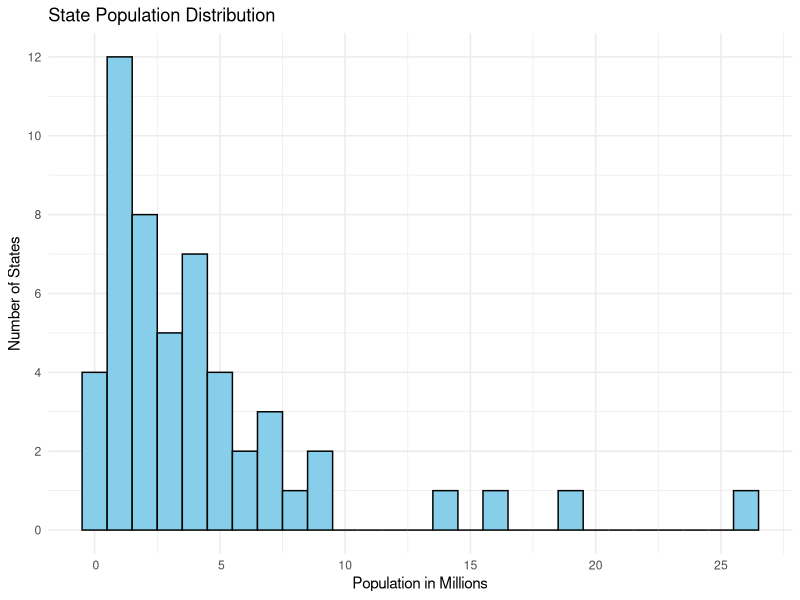

Reproduce this figure in R.
## ---- chunk 1
install.packages("reader")
## ---- chunk 2
library(readr)
library(tidyverse)
knitr::opts_chunk$set(echo = TRUE, warning=FALSE, message=FALSE)
## ---- chunk 3
Edu_Comp_22 <- read_csv("Data/Edu_Comp_22.csv")
View(Edu_Comp_22)
## ---- chunk 4
# Replace two headers with one 
data <- read.csv("Data/Edu_Comp_22.csv", header = FALSE, skip = 2) # Skip 1st two rows
col_names <- read.csv("Data/Edu_Comp_22.csv", header = FALSE, nrows = 1) # Using column ID
colnames(data) <- col_names # Assigns col_names to data
## ---- chunk 5
ggplot(data, aes(x = B28006_001E)) +
  geom_histogram(binwidth = 1000000, fill = "skyblue", color = "black") +
  labs(title = "State Population Distribution",
       x = "Population in Millions",
       y = "Number of States") +
  scale_y_continuous(breaks = seq(0, 14, by = 2),
                     labels = function(x) format(x, scientific = FALSE)) +
  scale_x_continuous(breaks = seq(0, max(data$B28006_001E), by = 5e6),
                     labels = function(x) format(x / 1e6, scientific = FALSE, big.mark = ",")) +
  theme_minimal()

